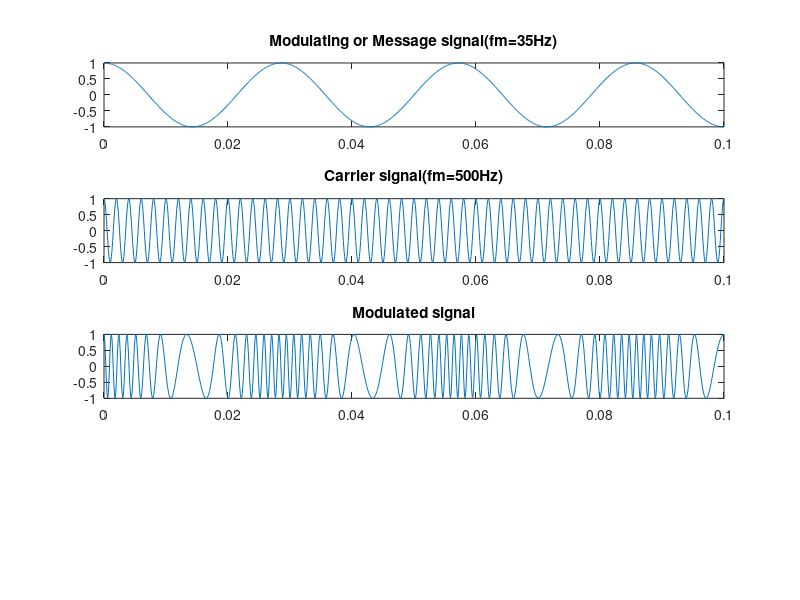

This chart was generated by the following MATLAB code: (Note: this script raises an error after producing the figure.)
close all
clear all
clc
%fm=35HZ,fc=500HZ,Am=1V,Ac=1V,B=10
fs=10000;
Ac=1;Am=1;fm=35;fc=500;B=10;
t=(0:.1*fs)/fs;
wm=2*pi*fm;
m_t=Am*cos(wm*t);
subplot(4,1,1);
plot(t,m_t);
title('Modulating or Message signal(fm=35Hz)');
wc=2*pi*fc;
c_t=Ac*cos(wc*t);
subplot(4,1,2);
plot(t,c_t);
title('Carrier signal(fm=500Hz)');
s_t=Ac*cos((wc*t)+B*sin(wm*t));
subplot(4,1,3);
plot(t,s_t);
title('Modulated signal');
d=demod(s_t,fc,fs,'fm');
subplot(4,1,4);
plot(t,d);
title('demodulated signal')